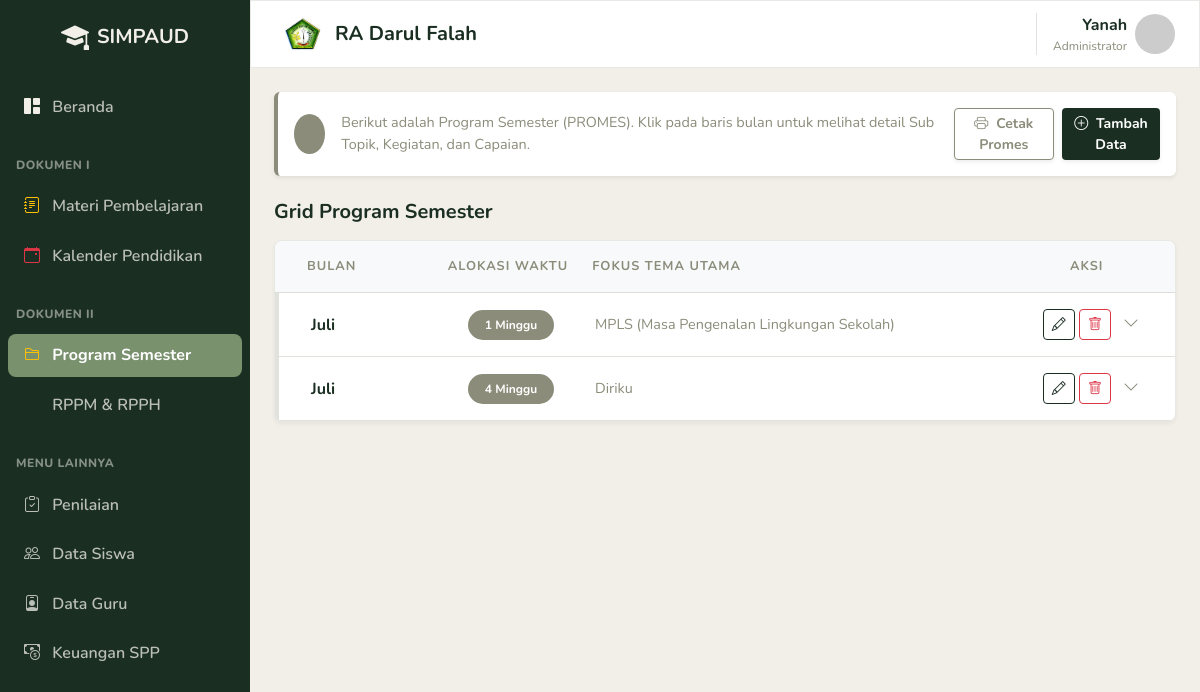
Page /promes.php on the committed database.
### tables this page shows
CREATE TABLE `program_semester` (
  `id` int(11) NOT NULL,
  `bulan` varchar(50) NOT NULL,
  `alokasi_waktu` varchar(50) NOT NULL,
  `tema` varchar(255) NOT NULL,
  `sub_topik` text NOT NULL,
  `keterangan` text NOT NULL,
  `capaian` text NOT NULL,
  `created_at` timestamp NOT NULL DEFAULT current_timestamp()
);

### promes.php (the view, shortened to what this page needs)
<?php
require_once 'koneksi.php';
try {
    $pdo->exec("CREATE TABLE IF NOT EXISTS program_semester (
        id INT AUTO_INCREMENT PRIMARY KEY,
        bulan VARCHAR(50) NOT NULL,
        alokasi_waktu VARCHAR(50) NOT NULL,
        tema VARCHAR(255) NOT NULL,
        sub_topik TEXT NOT NULL,
        keterangan TEXT NOT NULL,
        capaian TEXT NOT NULL,
        created_at TIMESTAMP DEFAULT CURRENT_TIMESTAMP
    )");
} catch (PDOException $e) {}
$data_promes = $pdo->query("SELECT * FROM program_semester ORDER BY id ASC")->fetchAll(PDO::FETCH_ASSOC);
include 'header.php';
include 'sidebar.php';
?>
<main class="main-content">
    <div class="d-print-none">
        <div class="alert d-flex align-items-center p-3 mb-4 shadow-sm border-0 bg-white" style="border-left: 4px solid #8B8C7A !important;">
            <div class="bg-secondary bg-opacity-10 rounded-circle d-flex align-items-center justify-content-center me-3" style="width: 40px; height: 40px;">
                <i class="bi bi-info-circle text-secondary fs-5"></i>
            </div>
            <div>
                <p class="mb-0 text-muted" style="font-size: 0.9rem;">
                    Berikut adalah Program Semester (PROMES). Klik pada baris bulan untuk melihat detail Sub Topik, Kegiatan, dan Capaian.
                </p>
            </div>
            <div class="ms-auto d-flex gap-2">
                <button class="btn btn-outline-secondary btn-sm fw-bold shadow-sm d-none d-md-block" onclick="window.print()">
                    <i class="bi bi-printer me-2"></i>Cetak Promes
                </button>
                <button class="btn btn-sm text-white fw-bold shadow-sm" style="background-color: #1A2F22;" data-bs-toggle="modal" data-bs-target="#modalTambahPromes">
                    <i class="bi bi-plus-circle me-1"></i> Tambah Data
                </button>
            </div>
        </div>
        <div class="d-flex justify-content-between align-items-center mb-3">
            <h5 class="fw-bold text-dark mb-0">Grid Program Semester</h5>
        </div>
        <div class="custom-card border overflow-hidden">
            <div class="row mx-0 p-3 bg-light border-bottom text-muted fw-bold text-uppercase" style="font-size: 0.8rem; letter-spacing: 1px;">
                <div class="col-2 ps-3">Bulan</div>
                <div class="col-2 text-center">Alokasi Waktu</div>
                <div class="col-6">Fokus Tema Utama</div>
                <div class="col-2 text-center">Aksi</div>
            </div>
            <div class="d-flex flex-column">
                <?php if (empty($data_promes)): ?>
                    <div class="p-5 text-center text-muted">Belum ada data Program Semester.</div>
                <?php else: foreach ($data_promes as $row): ?>
                    <div class="border-bottom border-light position-relative">
                        <div class="row mx-0 p-3 cursor-pointer hover-bg-light align-items-center border-start border-4 border-transparent" onclick="toggleRow(this)">
                            <div class="col-2 ps-3 fw-bold text-dark"><?= htmlspecialchars($row['bulan']) ?></div>
                            <div class="col-2 text-center">
                                <span class="badge bg-secondary bg-opacity-10 text-secondary border border-secondary border-opacity-25 rounded-pill px-3 py-2"><?= htmlspecialchars($row['alokasi_waktu']) ?></span>
                            </div>
                            <div class="col-6 text-muted" style="font-size: 0.9rem;"><?= htmlspecialchars($row['tema']) ?></div>
                            <div class="col-2 text-center">
                                <button type="button" class="btn btn-sm btn-outline-primary ms-2" title="Edit" onclick="event.stopPropagation(); editPromes(<?= htmlspecialchars(json_encode($row)) ?>);">
                                    <i class="bi bi-pencil"></i>
                                </button>
                                <form method="POST" class="d-inline" onsubmit="return confirm('Hapus data bulan ini?');" onclick="event.stopPropagation();">
                                    <button type="submit" name="hapus_promes" class="btn btn-sm btn-outline-danger" title="Hapus"><i class="bi bi-trash"></i></button>
                                </form>
                                <i class="bi bi-chevron-down chevron-icon ms-2 text-muted"></i>
                            </div>
                        </div>
                    </div>
                <?php endforeach; endif; ?>
            </div>
        </div>
    </div>
</main>
<?php include 'footer.php'; ?>

### header.php (style rules this page uses)
:root { --feather-beige: #F2EFE9; --dusty-olive: #8B8C7A; --herb-leaf: #7A916E; --night-green: #1A2F22; }
body { font-family: 'Nunito', sans-serif; background-color: var(--feather-beige); color: var(--night-green); }
.text-primary, .text-navy, .text-dark { color: var(--night-green) !important; }
.btn-outline-primary { color: var(--night-green) !important; border-color: var(--night-green) !important; }
.text-muted, .text-secondary { color: var(--dusty-olive) !important; }
.bg-secondary { background-color: var(--dusty-olive) !important; color: #FFFFFF !important; }
.btn-outline-secondary { color: var(--dusty-olive) !important; border-color: var(--dusty-olive) !important; }
.border-secondary { border-color: var(--dusty-olive) !important; }
.border, .border-bottom, .border-top, .border-end, .border-start { border-color: rgba(139, 140, 122, 0.25) !important; }
.custom-card, .topbar { background-color: #FFFFFF !important; border: 1px solid rgba(139, 140, 122, 0.2) !important; }
.main-content { flex-grow: 1; padding: 1.5rem 1.5rem 4rem 1.5rem; height: 100vh; overflow-y: auto; }
.custom-card { border-radius: 8px; box-shadow: 0 .125rem .25rem rgba(0,0,0,.05); }

### promes.php (style rules this page uses)
.chevron-icon { transition: transform 0.3s ease; }
.cursor-pointer { cursor: pointer; }

### rows in the picture
program_semester: bulan "Juli", alokasi_waktu "1 Minggu", tema "MPLS (Masa Pengenalan Lingkungan Sekolah)"
program_semester: bulan "Juli", alokasi_waktu "4 Minggu", tema "Diriku"
